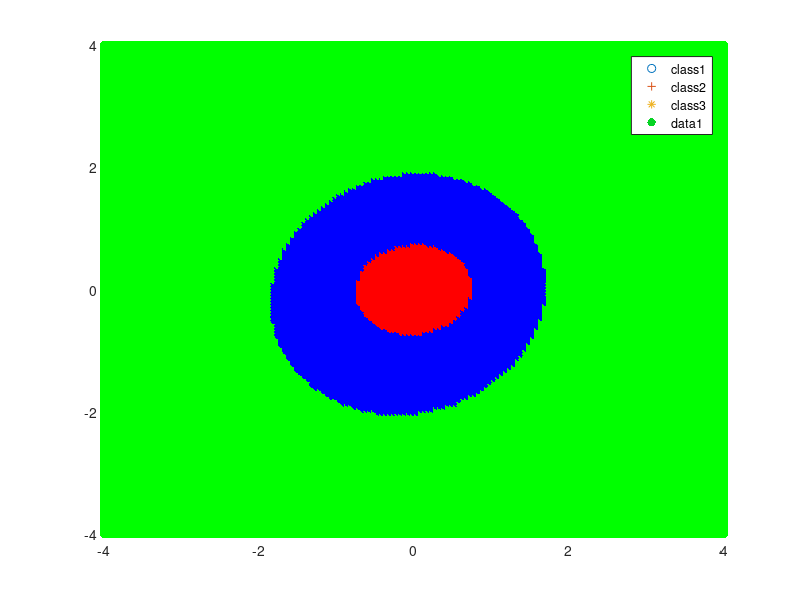

The MATLAB script that drew this image: (Note: this script raises an error after producing the figure.)
clc;
clear;
close all;

%% Loading the data
train1 = importdata('class1_train.txt');
test1 = importdata('class1_test.txt');
train2 = importdata('class2_train.txt');
test2 = importdata('class2_test.txt');
train3 = importdata('class3_train.txt');
test3 = importdata('class3_test.txt');

total_train = [train1; train2; train3];
total_test = [test1; test2; test3];
d = size(total_train,2);
actual_class(1:size(total_test,1),1:1) = 0;
actual_class(1:60,1) = 1;
actual_class(61:180,1) = 2;
actual_class(181:340,1) = 3;
%% Code
mean1 = mean(train1);
mean2 = mean(train2);
mean3 = mean(train3);

cov1 = cov(train1);
cov2 = cov(train2);
cov3 = cov(train3);

predicted_class(1:size(total_test,1),1:1) = 0;
for p = 1:size(total_test,1)
    x = total_test(p,:);
    
    first_term = sqrt((2*pi).^d)*sqrt(det(cov1));
    second_term = -0.5*(x.' - mean1.').'/cov1*(x.' - mean1.');
    pxy1 = (1./first_term)*exp(second_term);
    pxy1 = pxy1*(size(train1,1)./size(total_train,1));
    
    first_term = sqrt((2*pi).^d)*sqrt(det(cov2));
    second_term = -0.5*(x.' - mean2.').'/cov2*(x.' - mean2.');
    pxy2 = (1./first_term)*exp(second_term);
    pxy2 = pxy2*(size(train2,1)./size(total_train,1));

    first_term = sqrt((2*pi).^d)*sqrt(det(cov3));
    second_term = -0.5*(x.' - mean3.').'/cov3*(x.' - mean3.');
    pxy3 = (1./first_term)*exp(second_term);
    pxy3 = pxy3*(size(train3,1)./size(total_train,1));

    pxy = [pxy1;pxy2;pxy3];
    [B2,I2] = sort(pxy);
    % ascending order sorting
    predicted_class(p,1) = I2(end,1);
end
%% Post processing
[C,order] = confusionmat(actual_class,predicted_class);
accuracy = (sum(diag(C))./size(total_test,1))*100;
scatter(train1(:,1),train1(:,2),'red')
hold on
scatter(train2(:,1),train2(:,2),'blue','+')
hold on
scatter(train3(:,1),train3(:,2),'green','*')
legend('class1', 'class2','class3','Location','Best');

%% Decision region plot
xrange(1:300,1) = 0;
yrange(1:300,1) = 0;
color_matrix(1:300,1:3) = 0;
i = 1;
for xvalue = -4:0.05:4
    for yvalue = -4:0.05:4
        xrange(i,1) = xvalue;
        yrange(i,1) = yvalue;
        point = [xvalue yvalue];
        first_term = sqrt((2*pi).^d)*sqrt(det(cov1));
        second_term = -0.5*(point.' - mean1.').'/cov1*(point.' - mean1.');
        pxy1 = (1./first_term)*exp(second_term);
        pxy1 = pxy1*(size(train1,1)./size(total_train,1));

        first_term = sqrt((2*pi).^d)*sqrt(det(cov2));
        second_term = -0.5*(point.' - mean2.').'/cov2*(point.' - mean2.');
        pxy2 = (1./first_term)*exp(second_term);
        pxy2 = pxy2*(size(train2,1)./size(total_train,1));

        first_term = sqrt((2*pi).^d)*sqrt(det(cov3));
        second_term = -0.5*(point.' - mean3.').'/cov3*(point.' - mean3.');
        pxy3 = (1./first_term)*exp(second_term);
        pxy3 = pxy3*(size(train3,1)./size(total_train,1));

        pxy = [pxy1;pxy2;pxy3];
        [~,I] = max(pxy);

        if I == 1
           color_matrix(i,:) = [1 0 0];%red
        else
            if I == 2
                color_matrix(i,:) = [0 0 1];%blue
            else
                color_matrix(i,:) = [0 1 0];%green
            end
        end
        i = i+1;
    end
end
% color_matrix_vector = char(color_matrix);
s = scatter(xrange,yrange,[],color_matrix,'filled');
s.Marker = 's';
% s.LineWidth = 0.01;
s.MarkerFaceAlpha = 0.05;
s.MarkerEdgeAlpha = 0.05;